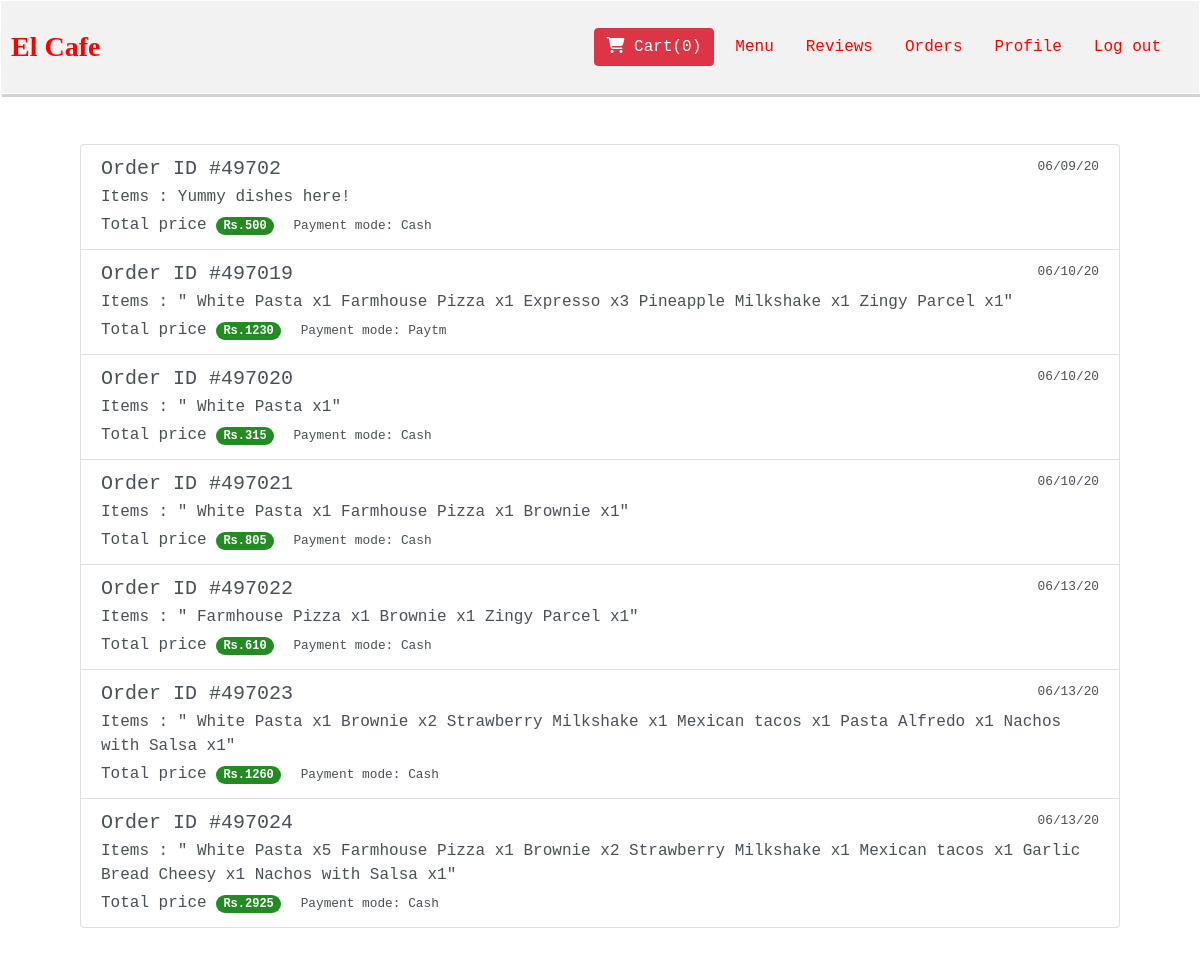
The app's page /myorders/ (signed in) with its own data.
### shop/models.py (models this page shows, shortened)
class BillingModel(models.Model):
    first_name = models.CharField(max_length=100,blank=False)
    last_name = models.CharField(max_length=100)
    email = models.CharField(max_length=200,blank=False)
    phone_number = models.CharField(max_length=10,blank=False)
    address = models.TextField(default='Enter your address here..')
    payment_mode = models.CharField(max_length=20)
    order_date = models.CharField(default=get_date(),max_length=50)
    order_time = models.CharField(default=datetime.now().strftime("%X"),max_length=20)
    delivery_time = models.CharField(default=get_time(),max_length=20)
    cart_items = models.TextField(default='Yummy dishes here!')
    item_quantity = models.CharField(max_length=500,default='Item quantity')
    item_price = models.CharField(max_length=500,default='Item price')
    item_disc = models.CharField(max_length=500,default='Discount applied')
    total_price = models.CharField(max_length=10,default='1000')
    discount_applied = models.CharField(max_length=10,default='500')
    final_amount = models.CharField(max_length=10, default='500')
    customer = models.ForeignKey(User, on_delete=models.CASCADE)

### shop/views.py (the view)
# urls.py: path('myorders/',shop_views.myorders,name='myorders'),
@login_required
def myorders(request):
    obj = BillingModel.objects.all()
    obj = obj.filter(customer=request.user.pk)
    return render(request,'shop/myorders.html',{'obj':obj})

### shop/templates/shop/myorders.html
{% extends 'shop/base.html' %}
{% block body %}
    <div class="container">
<div class="list-group">
    {% for o in obj %}
  <a href="{% url 'order_details' o.pk %}" class="list-group-item list-group-item-action flex-column align-items-start">
    <div class="d-flex w-100 justify-content-between">
      <h5 class="mb-1"> Order ID #4970{{ o.id }} </h5>
      <small>{{ o.order_date }}</small>
    </div>
    <p class="mb-1"> Items : {{ o.cart_items }} </p>
      Total price
      <span class="badge badge-primary badge-pill" style="background-color: forestgreen"> Rs.{{ o.final_amount  }} </span>
    <small style="margin-left: 10px;"> Payment mode: {{ o.payment_mode }}</small>
  </a>
    {% endfor %}
</div>
    </div>
{% endblock %}

### shop/static/shop/style.css (style rules this page uses)
body { font-family: Tahoma, monospace; }
.container { padding: 50px; }

### records on screen
BillingModel: id "2", order_date "06/09/20", cart_items "Yummy dishes here!", final_amount "500", payment_mode "Cash"
BillingModel: id "19", order_date "06/10/20", cart_items "\" White Pasta x1 Farmhouse Pizza x1 Expresso x3 Pineapple Milkshake x1 Zingy Parcel x1\"", final_amount "1230", payment_mode "Paytm"
BillingModel: id "20", order_date "06/10/20", cart_items "\" White Pasta x1\"", final_amount "315", payment_mode "Cash"
BillingModel: id "21", order_date "06/10/20", cart_items "\" White Pasta x1 Farmhouse Pizza x1 Brownie x1\"", final_amount "805", payment_mode "Cash"
BillingModel: id "22", order_date "06/13/20", cart_items "\" Farmhouse Pizza x1 Brownie x1 Zingy Parcel x1\"", final_amount "610", payment_mode "Cash"
BillingModel: id "23", order_date "06/13/20", cart_items "\" White Pasta x1 Brownie x2 Strawberry Milkshake x1 Mexican tacos x1 Pasta Alfredo x1 Nachos with Salsa x1\"", final_amount "1260", payment_mode "Cash"
BillingModel: id "24", order_date "06/13/20", cart_items "\" White Pasta x5 Farmhouse Pizza x1 Brownie x2 Strawberry Milkshake x1 Mexican tacos x1 Garlic Bread Cheesy x1 Nachos with Salsa x1\"", final_amount "2925", payment_mode "Cash"
